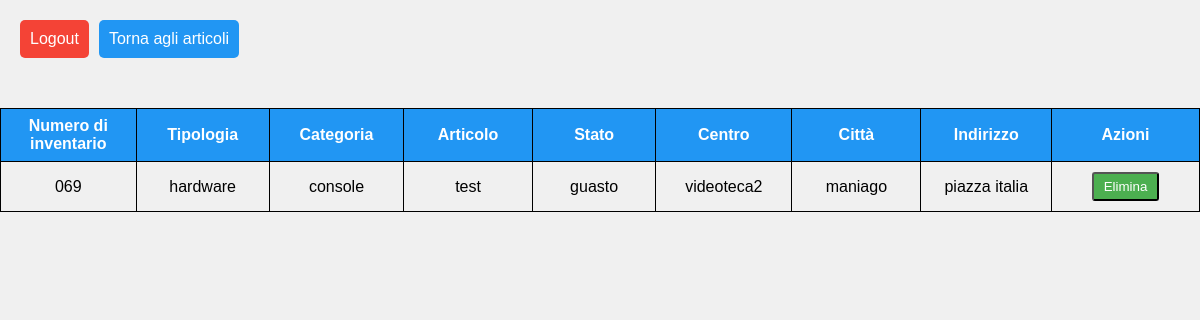
Page /backend/visualizzaArticoliDismessi.php (signed in) on the earlier database version.
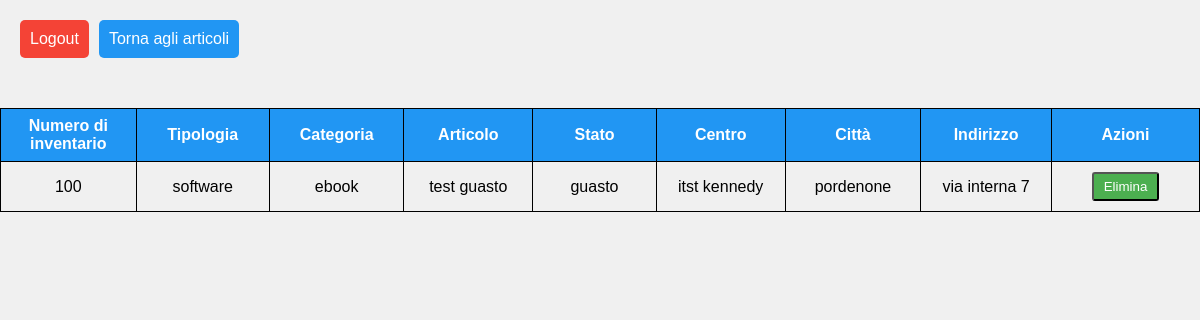
Same page on the later database version.
### tables this page shows
CREATE TABLE `articoli_dismessi` (
  `id_articolo` int(16) NOT NULL,
  `numero_inventario` varchar(32) NOT NULL,
  `articolo` varchar(64) NOT NULL,
  `stato` set('disponibile','guasto','prenotato','in prestito') NOT NULL,
  `fk_id_categoria` int(16) DEFAULT NULL,
  `fk_id_centro` int(16) DEFAULT NULL
);

CREATE TABLE `categorie` (
  `id_categoria` int(16) NOT NULL,
  `categoria` varchar(32) NOT NULL,
  `tipologia` varchar(32) NOT NULL
);

CREATE TABLE `centri` (
  `id_centro` int(16) NOT NULL,
  `nome` varchar(32) NOT NULL,
  `citta` varchar(32) NOT NULL,
  `indirizzo` varchar(64) NOT NULL
);

### backend/visualizzaArticoliDismessi.php (the view, shortened to what this page needs)
<!DOCTYPE html>
<html>
<head>
    <link rel="stylesheet" href="../style/styles.css" type="text/css">
</head>
<body>
    <div class="button-container">
        <div class="top-left-container">
            <input type="button" name="logout" value="Logout" onclick="location.href='../logout.php'">
            <input type="button" name="login" value="Torna agli articoli" onclick="location.href='visualizzaArticoli.php'">
        </div>
    </div>
    <div class="container">
        <div class="table-wrapper">
            <table class="fl-table">
                <thead>
                <tr>
                    <th>Numero di inventario</th>
                    <th>Tipologia</th>
                    <th>Categoria</th>
                    <th>Articolo</th>
                    <th>Stato</th>
                    <th>Centro</th>
                    <th>Città</th>
                    <th>Indirizzo</th>
                    <th>Azioni</th>
                </tr>
                </thead>
                <tbody>
                <?php
                    $selectSql = "SELECT id_articolo, numero_inventario, tipologia, categoria, articolo, stato, nome, citta, indirizzo
                                    FROM articoli_dismessi a JOIN centri c
                                    ON a.fk_id_centro = c.id_centro
                                    JOIN categorie cat
                                    ON a.fk_id_categoria = cat.id_categoria
                                    ORDER BY tipologia";
                    require_once '../db.php';
                    $result = $conn->query($selectSql);
                    while($row = $result->fetch_array(MYSQLI_ASSOC))
                    {
                        $n_inventario = $row['numero_inventario'];
                        $tipologia = $row['tipologia'];
                        $categoria = $row['categoria'];
                        $articolo = $row['articolo'];
                        $stato = $row['stato'];
                        $nome = $row['nome'];
                        $citta = $row['citta'];
                        $indirizzo = $row['indirizzo'];
                        echo
                            '<tr>
                                <td class="colonnaNumero">'.$n_inventario.'</td>
                                <td class="colonnaTipo">'.$tipologia.'</td>
                                <td class="colonnaCategoria">'.$categoria.'</td>
                                <td class="colonnaArticolo">'.$articolo.'</td>
                                <td class="colonnaStato">'.$stato.'</td>
                                <td class="colonnaNome">'.$nome.'</td>
                                <td class="colonnaCitta">'.$citta.'</td>
                                <td class="colonnaIndirizzo">'.$indirizzo.'</td>
                                <td class="colonnaTasti">
                                    <button class="btn" type="button" onclick="location.href=\'modifica_articolo.php?id='.$row["id_articolo"].'\'">Elimina</button>
                                </td>
                            </tr>';
                    }
                ?>
                </tbody>
            </table>
        </div>
    </div>
</body>
</html>

Differences in the rows shown:
removed articoli_dismessi: numero_inventario "069", fk_id_categoria.tipologia "hardware", fk_id_categoria.categoria "console", articolo "test", stato "guasto", fk_id_centro.nome "videoteca2", fk_id_centro.citta "maniago", fk_id_centro.indirizzo "piazza italia"
added articoli_dismessi: numero_inventario "100", fk_id_categoria.tipologia "software", fk_id_categoria.categoria "ebook", articolo "test guasto", stato "guasto", fk_id_centro.nome "itst kennedy", fk_id_centro.citta "pordenone", fk_id_centro.indirizzo "via interna 7"
